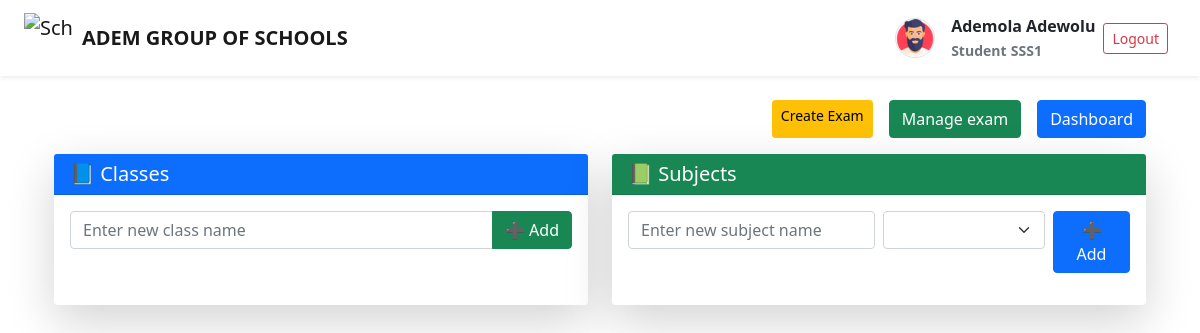
The app's page /exams/manage/classes-subject/ (signed in) with its own data.
### users/models.py (models this page shows, shortened)
class User(AbstractUser):
    ROLE_CHOICES = [
        ('superadmin', 'Super Admin'),
        ('admin', 'Admin'),
        ('teacher', 'Teacher'),
        ('student', 'Student'),
    ]
    GENDER = (
        ('female', 'Female'),
        ('male', 'Male')
        )
    role = models.CharField(max_length=20, choices=ROLE_CHOICES)
    other_name = models.CharField(max_length=100, blank=True, null=True)
    date_joined = models.DateTimeField(auto_now=True)
    gender = models.CharField(max_length=10, choices=GENDER, null=True, blank=True)
    age = models.PositiveIntegerField(default=8)
    date_of_birth = models.CharField(max_length=20, blank=True, null=True)
    student_class = models.ForeignKey(Class, on_delete=models.CASCADE, null=True, to_field='name', related_name='student_class')
    address = models.TextField(blank=True, null=True)
    phone_number = models.CharField(max_length=15, blank=True, null=True)
    approved = models.BooleanField(default=False)  # SuperAdmin must approve Admins
    profile_picture = models.ImageField(upload_to='profiles/', default='profiles/default_profile.png', null=True, blank=True)
    qualification = models.CharField(max_length=200, blank=True, null=True)
    subject_assigned = models.ForeignKey(Subject, on_delete=models.CASCADE, null=True, blank=True)
    years_of_experience = models.PositiveIntegerField(blank=True, null=True)
    next_of_kin = models.CharField(max_length=150, blank=True, null=True)
    next_of_kin_phone = models.CharField(max_length=15, blank=True, null=True)

### exams/models.py (models this page shows)
class Class(models.Model):
    CLASS_NAME_CHOICES = [
        ("JSS1", "Junior Secondary School 1"),
        ("JSS2", "Junior Secondary School 2"),
        ("JSS3", "Junior Secondary School 3"),
        ("SSS1", "Senior Secondary School 1"),
        ("SSS2", "Senior Secondary School 2"),
        ("SSS3", "Senior Secondary School 3"),
    ]
    name = models.CharField(max_length=50, choices=CLASS_NAME_CHOICES, unique=True)  # e.g. JSS1, JSS2
    def __str__(self):
        return self.name

### exams/views.py (the view)
# urls.py: path("manage/classes-subject/", views.manage_classes_subjects, name="manage_classes_subjects"),
def manage_classes_subjects(request):
    return render(request, 'exams/class_subject.html')

### templates/exams/class_subject.html (shortened to what this page needs)
{% extends "base.html" %}
{% load static %}
{% block content %}
<div class="container my-4">
  <div class="d-flex justify-content-between align-item-center mb-3">
    <div>
      <nav class="d-flex gap-3">
      <a class="btn btn-warning btn-sm" href="{% url 'create_quiz' %}">Create Exam</a>
      <a class="btn btn-success" href="{% url 'manage_quizzes' %} ">Manage exam</a>
      <a class="btn btn-primary" href="{% url 'dashboard' %}">Dashboard</a>
      </nav>
    </div>
  </div>
  <div class="row g-4">
    <div class="col-md-6">
      <div class="card shadow-lg border-0 h-100">
        <div class="card-header bg-primary text-white d-flex justify-content-between align-items-center">
          <h5 class="mb-0">📘 Classes</h5>
        </div>
        <div class="card-body">
          <div class="input-group mb-3">
            <input type="text" id="class_name" class="form-control" placeholder="Enter new class name">
            <button class="btn btn-success" onclick="createClass()">➕ Add</button>
          </div>
        </div>
      </div>
    </div>
    <div class="col-md-6">
      <div class="card shadow-lg border-0 h-100">
        <div class="card-header bg-success text-white d-flex justify-content-between align-items-center">
          <h5 class="mb-0">📗 Subjects</h5>
        </div>
        <div class="card-body">
          <div class="row g-2 mb-3">
            <div class="col-6">
              <input type="text" id="subject_name" class="form-control" placeholder="Enter new subject name">
            </div>
            <div class="col-4">
              <select id="subject_class" class="form-select"></select>
            </div>
            <div class="col-2">
              <button class="btn btn-primary w-100" onclick="createSubject()">➕ Add</button>
            </div>
          </div>
        </div>
      </div>
    </div>
  </div>
</div>
{% endblock %}

### templates/base.html (shortened to what this page needs)
{% load static %}
<!DOCTYPE html>
<html lang="en">
<head>
    <link href="{% static 'css/bootstrap.min.css' %}" rel="stylesheet">
    <link href="{% static 'css/styles.css' %}" rel="stylesheet">
    <link rel="stylesheet" href="{% static 'css/tailwind.min.css' %}">
    <link rel="stylesheet" href="{% static 'fontawesome/css/all.min.css' %}">
</head>
<body class="bg-gray-100">
    <nav class="navbar navbar-expand-lg navbar-light bg-white shadow-sm px-4">
        <a class="navbar-brand d-flex align-items-center" href="#">
            <img src="/static/images/school_logo2.jpg" alt="School Logo" width="50" height="50" class="me-2">
            <span class="fw-bold">ADEM GROUP OF SCHOOLS</span>
        </a>
        <div class="ms-auto d-flex align-items-center gap-2">
            {% if user.is_authenticated %}
                {% if user.profile_picture %}
                    <img src="{{ request.user.profile_picture.url }}" alt="Profile"
                         class="rounded-circle border border-gray-300"
                         width="40" height="40">
                {% else %}
                    <img src="/static/images/default_profile.png" alt="Profile"
                         class="rounded-circle border border-gray-300"
                         width="40" height="40">
                {% endif %}
                <div class="ms-2 g-5">
                    <div class='fw-bold'>{{ request.user.get_full_name }}</div>
                    <small class="text-muted fw-bold">{{ request.user.role.title }}</small>
                    <small class="text-muted fw-bold">{{ request.user.student_class }}</small>
                </div>
                <a href="{% url 'logout' %}" class="btn btn-outline-danger btn-sm me-2">Logout</a>
            {% else %}
                <a href="{% url 'login' %}" class="btn btn-primary btn-sm me-2">Login</a>
            {% endif %}
        </div>
    </nav>
    <main class="container mt-4">
        {% block content %}{% endblock %}
    </main>
</body>
</html>

### records on screen
User: user.profile_picture (picture), user.get_full_name "Ademola Adewolu", user.role "Student", user.student_class "SSS1"
